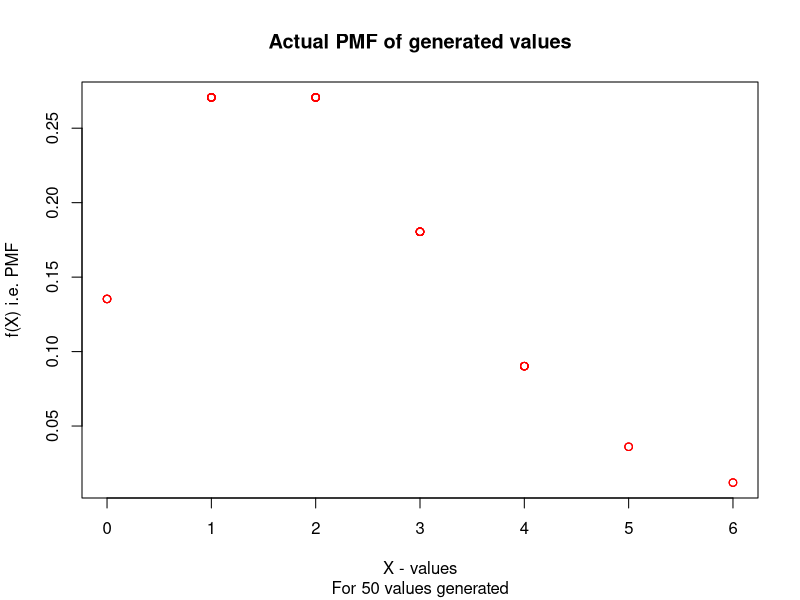
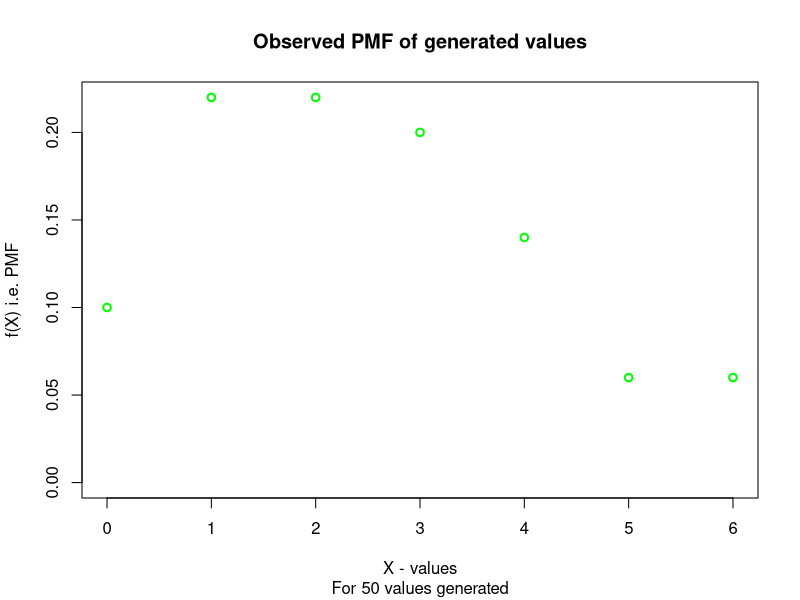
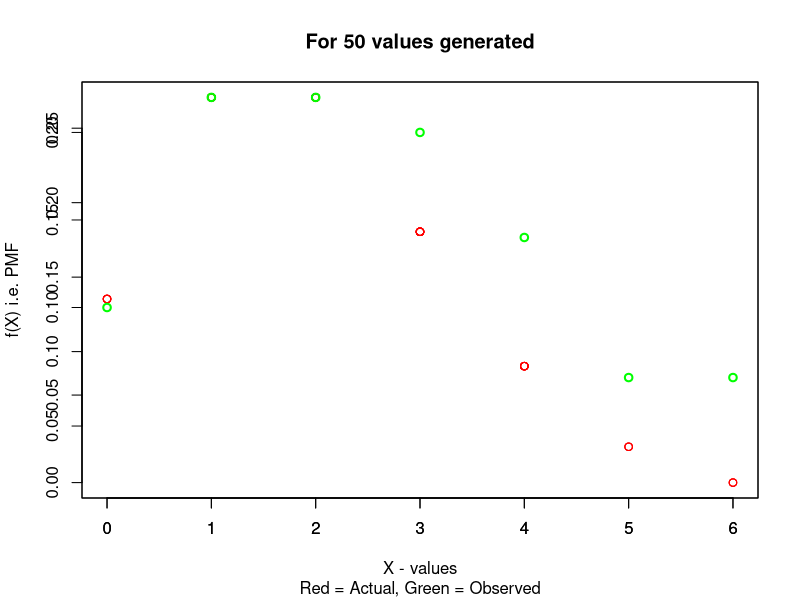
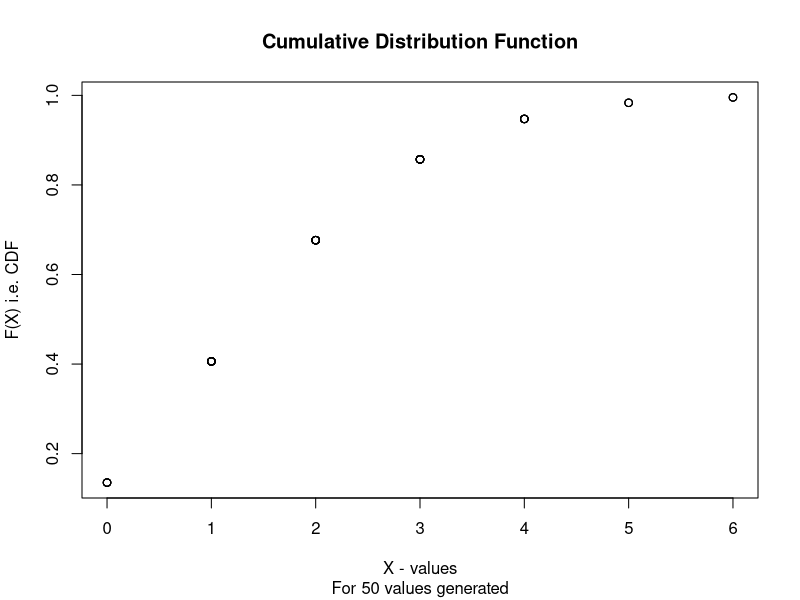

Write R code to recreate these figures, in order.
l=2
n=50
U=runif(n,min=0,max=1)
X=vector()
cdf=vector()
for(j in 1:n){
  i=0;p=exp(-l);f=p;
  while(U[j]>f){
    p=(l*p)/(i+1);
    f=p+f;
    i=i+1;
  }
  X[j]=i
  cdf[j]=f
}

#plotting PMF
plot(X,(l^X)*(exp(-l))/factorial(X),main="Actual PMF of generated values",sub="For 50 values generated",xlab="X - values",ylab="f(X) i.e. PMF",col="red")
plot(table(X)/n,main="Observed PMF of generated values",sub="For 50 values generated",xlab="X - values",ylab="f(X) i.e. PMF",'p',col="green")
plot(X,(l^X)*(exp(-l))/factorial(X),main="For 50 values generated",sub="Red = Actual, Green = Observed",xlab="X - values",ylab="f(X) i.e. PMF",col="red")
par(new=TRUE)
plot(table(X)/n,xlab="",ylab="",'p',col="green")

#plotting CDF
plot(X,cdf,main="Cumulative Distribution Function",sub="For 50 values generated",xlab="X - values",ylab="F(X) i.e. CDF")